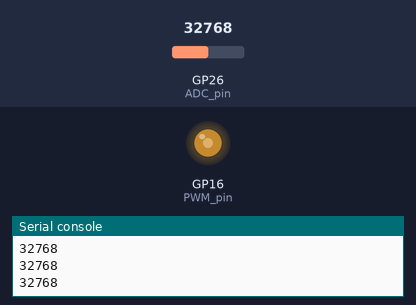
A program run on a simulated Raspberry Pi Pico running MicroPython. On the bench: output pins drawn as LEDs (lit = HIGH), the last lines printed to the serial console. Inputs (shaded band) come from the test bench; at power-on: GP26 (ADC_pin) = 32768 (analog values on the 0–65535 scale).

Above: at 1.2 s.
1.3 s: GP26 (ADC_pin) set to 45874
At 1.9 s:
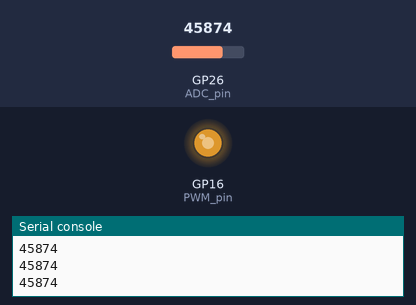
2.8 s: GP26 (ADC_pin) set to 57670
At 3.3 s:
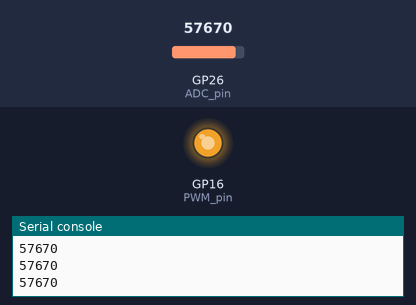
4.3 s: GP26 (ADC_pin) set to 7864
At 4.6 s:
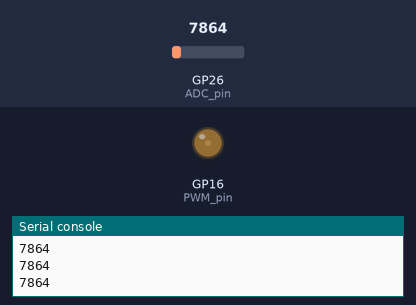
5.8 s: GP26 (ADC_pin) set to 0
At 7.1 s:
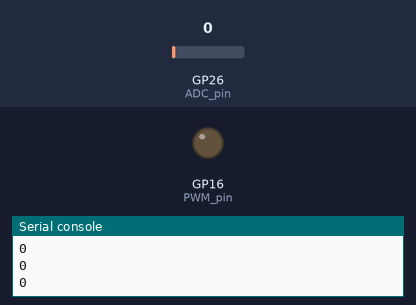
Timing chart, 0 to 8.3 s (numbered marks = the images above; inputs shaded):
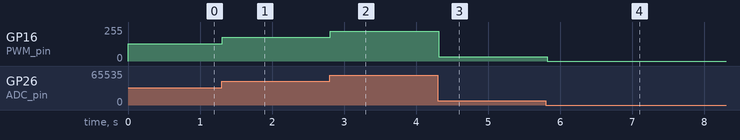

The program:

PWM_with_ADC.py
```python
from machine import Pin, PWM, ADC
import time

ADC_pin = ADC(Pin(26))
PWM_pin = PWM(Pin(16))

PWM_pin.freq(1000)   # 1kHz PWM

while True:
    Pot_value = ADC_pin.read_u16()

    PWM_pin.duty_u16(Pot_value)

    print(Pot_value)
    time.sleep(0.05)
```

Measured:
- after the input at 1.3 s, GP16 (PWM_pin): 128/255 → 178/255 at once
- after the input at 2.8 s, GP16 (PWM_pin): 178/255 → 224/255 at once
- after the input at 4.3 s, GP16 (PWM_pin): 224/255 → 31/255 at once
- after the input at 5.8 s, GP16 (PWM_pin): 31/255 → 0/255 at once
